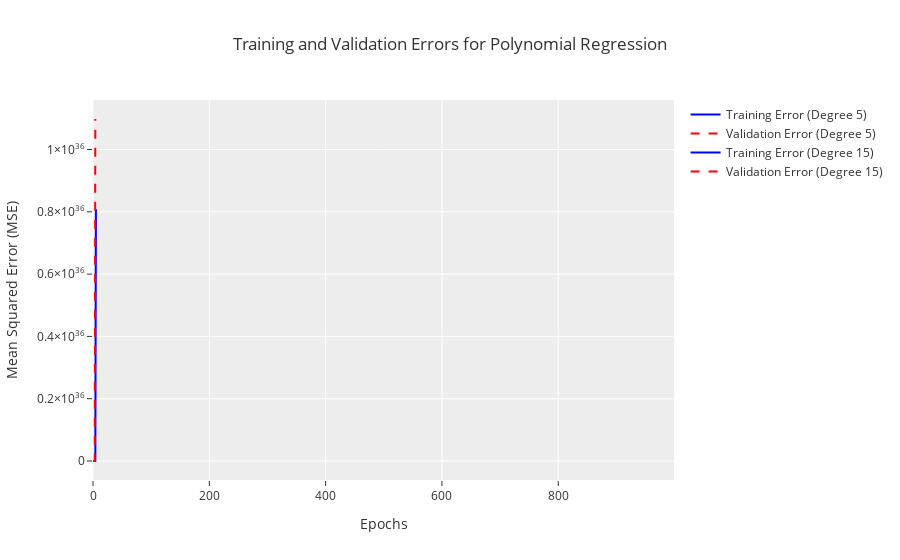

Write notebook code for a chart like this one.
### Code cell
# 6. Plot the errors for both models using Plotly
fig = go.Figure()

# Add traces for each degree
for i, degree in enumerate(degrees):
    fig.add_trace(go.Scatter(x=np.arange(1000), y=train_errors[i], mode='lines', name=f"Training Error (Degree {degree})", line=dict(color='blue')))
    fig.add_trace(go.Scatter(x=np.arange(1000), y=val_errors[i], mode='lines', name=f"Validation Error (Degree {degree})", line=dict(color='red', dash='dash')))

# Update layout with titles and axis labels
fig.update_layout(
    title="Training and Validation Errors for Polynomial Regression",
    xaxis_title="Epochs",
    yaxis_title="Mean Squared Error (MSE)",
    template="ggplot2"
)

# Show the plot
fig.show()

### Figure 1 — Plotly figure (JSON) as saved in the notebook; plotly's stock layout.template omitted (floating-point values rounded to 4 significant figures; data arrays with more than 128 entries replaced by an {"elided": "..."} marker saying what was removed)
{"data": [{"line": {"color": "blue"}, "mode": "lines", "name": "Training Error (Degree 5)", "type": "scatter", "x": {"elided": "1000 int values"}, "y": {"elided": "10000 float values"}}, {"line": {"color": "red", "dash": "dash"}, "mode": "lines", "name": "Validation Error (Degree 5)", "type": "scatter", "x": {"elided": "1000 int values"}, "y": {"elided": "10000 float values"}}, {"line": {"color": "blue"}, "mode": "lines", "name": "Training Error (Degree 15)", "type": "scatter", "x": {"elided": "1000 int values"}, "y": {"elided": "10000 int values"}}, {"line": {"color": "red", "dash": "dash"}, "mode": "lines", "name": "Validation Error (Degree 15)", "type": "scatter", "x": {"elided": "1000 int values"}, "y": {"elided": "10000 null values"}}], "layout": {"title": {"text": "Training and Validation Errors for Polynomial Regression"}, "xaxis": {"title": {"text": "Epochs"}}, "yaxis": {"title": {"text": "Mean Squared Error (MSE)"}}}}
